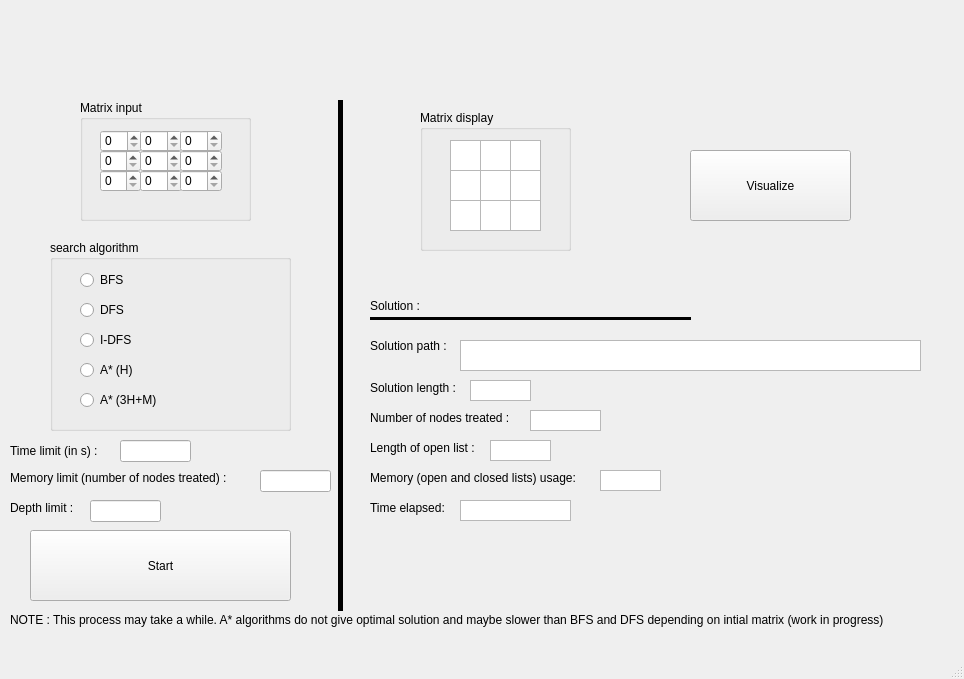
<?xml version="1.0" encoding="UTF-8"?>
<ui version="4.0">
 <class>MainWindow</class>
 <widget class="QMainWindow" name="MainWindow">
  <property name="geometry">
   <rect>
    <x>0</x>
    <y>0</y>
    <width>964</width>
    <height>679</height>
   </rect>
  </property>
  <property name="acceptDrops">
   <bool>true</bool>
  </property>
  <property name="windowTitle">
   <string>MainWindow</string>
  </property>
  <widget class="QWidget" name="centralwidget">
   <widget class="QGroupBox" name="search_group">
    <property name="geometry">
     <rect>
      <x>50</x>
      <y>240</y>
      <width>241</width>
      <height>191</height>
     </rect>
    </property>
    <property name="title">
     <string>search algorithm</string>
    </property>
    <widget class="QRadioButton" name="BFS_button">
     <property name="geometry">
      <rect>
       <x>30</x>
       <y>30</y>
       <width>95</width>
       <height>20</height>
      </rect>
     </property>
     <property name="text">
      <string>BFS</string>
     </property>
    </widget>
    <widget class="QRadioButton" name="DFS_button">
     <property name="geometry">
      <rect>
       <x>30</x>
       <y>60</y>
       <width>95</width>
       <height>20</height>
      </rect>
     </property>
     <property name="text">
      <string>DFS</string>
     </property>
    </widget>
    <widget class="QRadioButton" name="IDFS_button">
     <property name="geometry">
      <rect>
       <x>30</x>
       <y>90</y>
       <width>95</width>
       <height>20</height>
      </rect>
     </property>
     <property name="text">
      <string>I-DFS</string>
     </property>
    </widget>
    <widget class="QRadioButton" name="A_H_button">
     <property name="geometry">
      <rect>
       <x>30</x>
       <y>120</y>
       <width>95</width>
       <height>20</height>
      </rect>
     </property>
     <property name="text">
      <string>A* (H)</string>
     </property>
    </widget>
    <widget class="QRadioButton" name="A_3HM_button">
     <property name="geometry">
      <rect>
       <x>30</x>
       <y>150</y>
       <width>95</width>
       <height>20</height>
      </rect>
     </property>
     <property name="text">
      <string>A* (3H+M)</string>
     </property>
    </widget>
   </widget>
   <widget class="QGroupBox" name="Input_group">
    <property name="geometry">
     <rect>
      <x>80</x>
      <y>100</y>
      <width>171</width>
      <height>121</height>
     </rect>
    </property>
    <property name="title">
     <string>Matrix input</string>
    </property>
    <widget class="QSpinBox" name="r0c0">
     <property name="geometry">
      <rect>
       <x>20</x>
       <y>30</y>
       <width>42</width>
       <height>22</height>
      </rect>
     </property>
    </widget>
    <widget class="QSpinBox" name="r0c1">
     <property name="geometry">
      <rect>
       <x>60</x>
       <y>30</y>
       <width>42</width>
       <height>22</height>
      </rect>
     </property>
    </widget>
    <widget class="QSpinBox" name="r0c2">
     <property name="geometry">
      <rect>
       <x>100</x>
       <y>30</y>
       <width>42</width>
       <height>22</height>
      </rect>
     </property>
    </widget>
    <widget class="QSpinBox" name="r1c0">
     <property name="geometry">
      <rect>
       <x>20</x>
       <y>50</y>
       <width>41</width>
       <height>22</height>
      </rect>
     </property>
    </widget>
    <widget class="QSpinBox" name="r1c1">
     <property name="geometry">
      <rect>
       <x>60</x>
       <y>50</y>
       <width>42</width>
       <height>22</height>
      </rect>
     </property>
    </widget>
    <widget class="QSpinBox" name="r1c2">
     <property name="geometry">
      <rect>
       <x>100</x>
       <y>50</y>
       <width>42</width>
       <height>22</height>
      </rect>
     </property>
    </widget>
    <widget class="QSpinBox" name="r2c0">
     <property name="geometry">
      <rect>
       <x>20</x>
       <y>70</y>
       <width>41</width>
       <height>22</height>
      </rect>
     </property>
    </widget>
    <widget class="QSpinBox" name="r2c1">
     <property name="geometry">
      <rect>
       <x>60</x>
       <y>70</y>
       <width>42</width>
       <height>22</height>
      </rect>
     </property>
    </widget>
    <widget class="QSpinBox" name="r2c2">
     <property name="geometry">
      <rect>
       <x>100</x>
       <y>70</y>
       <width>42</width>
       <height>22</height>
      </rect>
     </property>
    </widget>
   </widget>
   <widget class="QGroupBox" name="groupBox">
    <property name="geometry">
     <rect>
      <x>420</x>
      <y>110</y>
      <width>151</width>
      <height>141</height>
     </rect>
    </property>
    <property name="title">
     <string>Matrix display</string>
    </property>
    <widget class="QTextBrowser" name="r0c0_2">
     <property name="geometry">
      <rect>
       <x>30</x>
       <y>30</y>
       <width>31</width>
       <height>31</height>
      </rect>
     </property>
    </widget>
    <widget class="QTextBrowser" name="r0c1_2">
     <property name="geometry">
      <rect>
       <x>60</x>
       <y>30</y>
       <width>31</width>
       <height>31</height>
      </rect>
     </property>
    </widget>
    <widget class="QTextBrowser" name="r0c2_2">
     <property name="geometry">
      <rect>
       <x>90</x>
       <y>30</y>
       <width>31</width>
       <height>31</height>
      </rect>
     </property>
    </widget>
    <widget class="QTextBrowser" name="r1c0_2">
     <property name="geometry">
      <rect>
       <x>30</x>
       <y>60</y>
       <width>31</width>
       <height>31</height>
      </rect>
     </property>
    </widget>
    <widget class="QTextBrowser" name="r1c1_2">
     <property name="geometry">
      <rect>
       <x>60</x>
       <y>60</y>
       <width>31</width>
       <height>31</height>
      </rect>
     </property>
    </widget>
    <widget class="QTextBrowser" name="r2c0_2">
     <property name="geometry">
      <rect>
       <x>30</x>
       <y>90</y>
       <width>31</width>
       <height>31</height>
      </rect>
     </property>
    </widget>
    <widget class="QTextBrowser" name="r2c2_2">
     <property name="geometry">
      <rect>
       <x>90</x>
       <y>90</y>
       <width>31</width>
       <height>31</height>
      </rect>
     </property>
    </widget>
    <widget class="QTextBrowser" name="r2c1_2">
     <property name="geometry">
      <rect>
       <x>60</x>
       <y>90</y>
       <width>31</width>
       <height>31</height>
      </rect>
     </property>
    </widget>
    <widget class="QTextBrowser" name="r1c2_2">
     <property name="geometry">
      <rect>
       <x>90</x>
       <y>60</y>
       <width>31</width>
       <height>31</height>
      </rect>
     </property>
    </widget>
   </widget>
   <widget class="QPushButton" name="StartButton">
    <property name="geometry">
     <rect>
      <x>30</x>
      <y>530</y>
      <width>261</width>
      <height>71</height>
     </rect>
    </property>
    <property name="text">
     <string>Start</string>
    </property>
   </widget>
   <widget class="QLabel" name="label_2">
    <property name="geometry">
     <rect>
      <x>10</x>
      <y>440</y>
      <width>101</width>
      <height>21</height>
     </rect>
    </property>
    <property name="text">
     <string>Time limit (in s) : </string>
    </property>
   </widget>
   <widget class="QLabel" name="label_3">
    <property name="geometry">
     <rect>
      <x>10</x>
      <y>470</y>
      <width>241</width>
      <height>16</height>
     </rect>
    </property>
    <property name="text">
     <string>Memory limit (number of nodes treated) :</string>
    </property>
   </widget>
   <widget class="QLabel" name="label">
    <property name="geometry">
     <rect>
      <x>370</x>
      <y>280</y>
      <width>121</width>
      <height>51</height>
     </rect>
    </property>
    <property name="text">
     <string>Solution :</string>
    </property>
   </widget>
   <widget class="Line" name="line">
    <property name="geometry">
     <rect>
      <x>370</x>
      <y>310</y>
      <width>321</width>
      <height>16</height>
     </rect>
    </property>
    <property name="frameShadow">
     <enum>QFrame::Plain</enum>
    </property>
    <property name="lineWidth">
     <number>3</number>
    </property>
    <property name="midLineWidth">
     <number>1</number>
    </property>
    <property name="orientation">
     <enum>Qt::Horizontal</enum>
    </property>
   </widget>
   <widget class="QLabel" name="label_4">
    <property name="geometry">
     <rect>
      <x>370</x>
      <y>330</y>
      <width>91</width>
      <height>31</height>
     </rect>
    </property>
    <property name="text">
     <string>Solution path : </string>
    </property>
   </widget>
   <widget class="QTextBrowser" name="solution_path">
    <property name="geometry">
     <rect>
      <x>460</x>
      <y>340</y>
      <width>461</width>
      <height>31</height>
     </rect>
    </property>
   </widget>
   <widget class="QLabel" name="label_5">
    <property name="geometry">
     <rect>
      <x>370</x>
      <y>380</y>
      <width>101</width>
      <height>16</height>
     </rect>
    </property>
    <property name="text">
     <string>Solution length : </string>
    </property>
   </widget>
   <widget class="QLineEdit" name="memory_limit_i">
    <property name="geometry">
     <rect>
      <x>260</x>
      <y>470</y>
      <width>71</width>
      <height>22</height>
     </rect>
    </property>
   </widget>
   <widget class="QLineEdit" name="time_limit_i">
    <property name="geometry">
     <rect>
      <x>120</x>
      <y>440</y>
      <width>71</width>
      <height>22</height>
     </rect>
    </property>
   </widget>
   <widget class="QLabel" name="label_6">
    <property name="geometry">
     <rect>
      <x>10</x>
      <y>610</y>
      <width>951</width>
      <height>20</height>
     </rect>
    </property>
    <property name="text">
     <string>NOTE : This process may take a while. A* algorithms do not give optimal solution and maybe slower than BFS and DFS depending on intial matrix (work in progress)</string>
    </property>
   </widget>
   <widget class="QTextBrowser" name="solution_length">
    <property name="geometry">
     <rect>
      <x>470</x>
      <y>380</y>
      <width>61</width>
      <height>21</height>
     </rect>
    </property>
    <property name="acceptDrops">
     <bool>true</bool>
    </property>
    <property name="verticalScrollBarPolicy">
     <enum>Qt::ScrollBarAlwaysOff</enum>
    </property>
   </widget>
   <widget class="QLabel" name="label_7">
    <property name="geometry">
     <rect>
      <x>370</x>
      <y>410</y>
      <width>161</width>
      <height>16</height>
     </rect>
    </property>
    <property name="text">
     <string>Number of nodes treated :</string>
    </property>
   </widget>
   <widget class="QPushButton" name="Visualize_button">
    <property name="geometry">
     <rect>
      <x>690</x>
      <y>150</y>
      <width>161</width>
      <height>71</height>
     </rect>
    </property>
    <property name="text">
     <string>Visualize</string>
    </property>
   </widget>
   <widget class="QTextBrowser" name="Nbre_nodes_treated">
    <property name="geometry">
     <rect>
      <x>530</x>
      <y>410</y>
      <width>71</width>
      <height>21</height>
     </rect>
    </property>
    <property name="verticalScrollBarPolicy">
     <enum>Qt::ScrollBarAlwaysOff</enum>
    </property>
    <property name="html">
     <string>&lt;!DOCTYPE HTML PUBLIC &quot;-//W3C//DTD HTML 4.0//EN&quot; &quot;http://www.w3.org/TR/REC-html40/strict.dtd&quot;&gt;
&lt;html&gt;&lt;head&gt;&lt;meta name=&quot;qrichtext&quot; content=&quot;1&quot; /&gt;&lt;style type=&quot;text/css&quot;&gt;
p, li { white-space: pre-wrap; }
&lt;/style&gt;&lt;/head&gt;&lt;body style=&quot; font-family:'MS Shell Dlg 2'; font-size:7.8pt; font-weight:400; font-style:normal;&quot;&gt;
&lt;p style=&quot;-qt-paragraph-type:empty; margin-top:0px; margin-bottom:0px; margin-left:0px; margin-right:0px; -qt-block-indent:0; text-indent:0px;&quot;&gt;&lt;br /&gt;&lt;/p&gt;&lt;/body&gt;&lt;/html&gt;</string>
    </property>
   </widget>
   <widget class="QLabel" name="label_8">
    <property name="geometry">
     <rect>
      <x>370</x>
      <y>440</y>
      <width>171</width>
      <height>16</height>
     </rect>
    </property>
    <property name="text">
     <string>Length of open list :</string>
    </property>
   </widget>
   <widget class="QTextBrowser" name="ol_length">
    <property name="geometry">
     <rect>
      <x>490</x>
      <y>440</y>
      <width>61</width>
      <height>21</height>
     </rect>
    </property>
    <property name="verticalScrollBarPolicy">
     <enum>Qt::ScrollBarAlwaysOff</enum>
    </property>
   </widget>
   <widget class="QLabel" name="label_9">
    <property name="geometry">
     <rect>
      <x>370</x>
      <y>470</y>
      <width>231</width>
      <height>16</height>
     </rect>
    </property>
    <property name="text">
     <string>Memory (open and closed lists) usage:</string>
    </property>
   </widget>
   <widget class="QTextBrowser" name="memory_usage">
    <property name="geometry">
     <rect>
      <x>600</x>
      <y>470</y>
      <width>61</width>
      <height>21</height>
     </rect>
    </property>
    <property name="verticalScrollBarPolicy">
     <enum>Qt::ScrollBarAlwaysOff</enum>
    </property>
   </widget>
   <widget class="QLabel" name="label_10">
    <property name="geometry">
     <rect>
      <x>370</x>
      <y>500</y>
      <width>101</width>
      <height>16</height>
     </rect>
    </property>
    <property name="text">
     <string>Time elapsed: </string>
    </property>
   </widget>
   <widget class="QTextBrowser" name="time_usage">
    <property name="geometry">
     <rect>
      <x>460</x>
      <y>500</y>
      <width>111</width>
      <height>21</height>
     </rect>
    </property>
    <property name="verticalScrollBarPolicy">
     <enum>Qt::ScrollBarAlwaysOff</enum>
    </property>
    <property name="lineWrapMode">
     <enum>QTextEdit::FixedColumnWidth</enum>
    </property>
    <property name="lineWrapColumnOrWidth">
     <number>1</number>
    </property>
   </widget>
   <widget class="Line" name="line_2">
    <property name="geometry">
     <rect>
      <x>330</x>
      <y>100</y>
      <width>20</width>
      <height>511</height>
     </rect>
    </property>
    <property name="frameShadow">
     <enum>QFrame::Plain</enum>
    </property>
    <property name="lineWidth">
     <number>5</number>
    </property>
    <property name="orientation">
     <enum>Qt::Vertical</enum>
    </property>
   </widget>
   <widget class="QLabel" name="label_11">
    <property name="geometry">
     <rect>
      <x>0</x>
      <y>-1</y>
      <width>961</width>
      <height>91</height>
     </rect>
    </property>
    <property name="text">
     <string/>
    </property>
    <property name="pixmap">
     <pixmap>pyqt_img.png</pixmap>
    </property>
   </widget>
   <widget class="QLabel" name="label_12">
    <property name="geometry">
     <rect>
      <x>10</x>
      <y>500</y>
      <width>91</width>
      <height>16</height>
     </rect>
    </property>
    <property name="text">
     <string>Depth limit :</string>
    </property>
   </widget>
   <widget class="QLineEdit" name="depth_limit">
    <property name="geometry">
     <rect>
      <x>90</x>
      <y>500</y>
      <width>71</width>
      <height>22</height>
     </rect>
    </property>
   </widget>
  </widget>
  <widget class="QMenuBar" name="menubar">
   <property name="geometry">
    <rect>
     <x>0</x>
     <y>0</y>
     <width>964</width>
     <height>26</height>
    </rect>
   </property>
  </widget>
  <widget class="QStatusBar" name="statusbar"/>
 </widget>
 <resources/>
 <connections/>
</ui>
